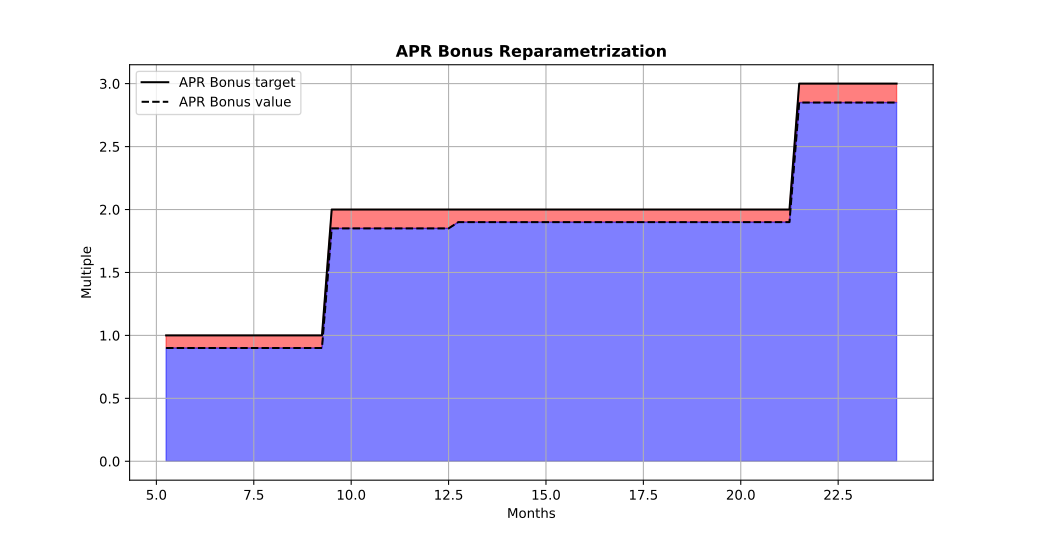

Python code for this plot:
#!/usr/bin/env -S ipython --matplotlib=auto

#%%
import matplotlib.pyplot as pp
import numpy as np
import os

path = os.path.dirname(os.path.abspath(__file__))
path = os.path.join(path, 'apr+of.3.txt')
data = np.genfromtxt(path)
tgts = data[:,2] / 20
aprs = data[:,1] / 20
idxs = data[:,0] / 4
zero = np.zeros(data.shape[0])

pp.plot(idxs, tgts, color='black')
pp.plot(idxs, aprs, color='black', linestyle='--')
pp.fill_between(idxs, tgts, aprs, where=tgts>=0, color='r', alpha=0.5)
pp.fill_between(idxs, aprs, where=aprs>=0, color='b', alpha=0.5)

pp.title('APR Bonus Reparametrization', fontweight='bold')
pp.legend(['APR Bonus target', 'APR Bonus value'])
pp.ylabel('Multiple')
pp.xlabel('Months')
pp.grid()

#%%
if __name__ == '__main__':
    pp.show(block=True)
